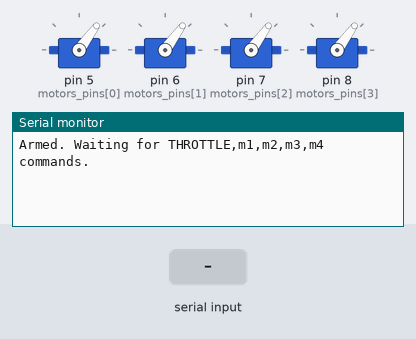
Bench run of a sketch on a simulated Arduino Leonardo, built with avr-gcc and run on an emulated ATmega32U4. Parts: 4 × servo, the last lines printed to the serial monitor. The test bench sets the inputs (shaded band).

Above: at 4.2 s.
4.3 s: "THROTTLE,\n" received over the second serial link
At 5.4 s:
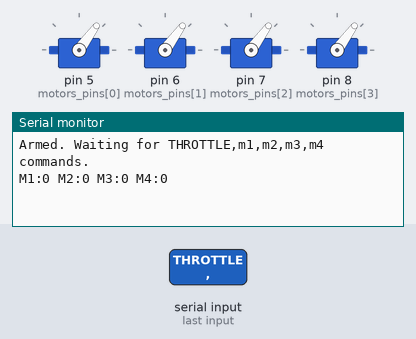
5.8 s: "THROTTLE,90\n" received over the second serial link
At 6.5 s:
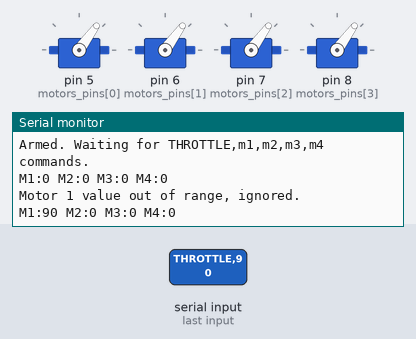

The sketch:

motor_controls.ino
```cpp
#include <Servo.h>

const int THROTTLE_MIN = 1100;
const int THROTTLE_MAX = 1940;
const int ARM_PULSE    = 1100;

Servo motors[4];
const int motors_pins[4] = {5, 6, 7, 8};

String serialBuf = "";

void setup() {
  // Match the motor sub-server ESP8266 baud rate
  Serial.begin(115200);
  Serial1.begin(115200);
  Servo_init();
  delay(3000);
  Serial.println("Armed. Waiting for THROTTLE,m1,m2,m3,m4 commands.");
}

void loop() {
  // Accumulate characters until newline
  while (Serial1.available()) {
    char c = (char)Serial1.read();
    if (c == '\n') {
      serialBuf.trim();
      if (serialBuf.startsWith("THROTTLE,")) {
        handleThrottle(serialBuf);
      }
      serialBuf = "";
    } else {
      serialBuf += c;
    }
  }
}

void handleThrottle(const String& line) {
  // Format: THROTTLE,1100,1200,1300,1400
  int vals[4] = {0, 0, 0, 0};
  int idx = 0;
  int start = line.indexOf(',') + 1;  // skip "THROTTLE,"

  for (int i = 0; i < 4 && start > 0; i++) {
    int end = line.indexOf(',', start);
    String token = (end == -1) ? line.substring(start) : line.substring(start, end);
    vals[i] = token.toInt();
    start = (end == -1) ? -1 : end + 1;
    idx++;
  }

  for (int i = 0; i < 4; i++) {
    if (vals[i] >= THROTTLE_MIN && vals[i] <= THROTTLE_MAX) {
      motors[i].writeMicroseconds(vals[i]);
    } else if (vals[i] != 0) {
      Serial.print("Motor ");
      Serial.print(i + 1);
      Serial.println(" value out of range, ignored.");
    }
  }

  Serial.print("M1:");  Serial.print(vals[0]);
  Serial.print(" M2:"); Serial.print(vals[1]);
  Serial.print(" M3:"); Serial.print(vals[2]);
  Serial.print(" M4:"); Serial.println(vals[3]);
}

void Servo_init() {
  for (int i = 0; i < 4; i++) {
    motors[i].attach(motors_pins[i]);
    motors[i].writeMicroseconds(ARM_PULSE);
  }
}
```

Measured:
- after the input at 4.3 s, the serial monitor: prints a new line at once (image 1)
- after the input at 5.8 s, the serial monitor: prints a new line at once (image 2)
